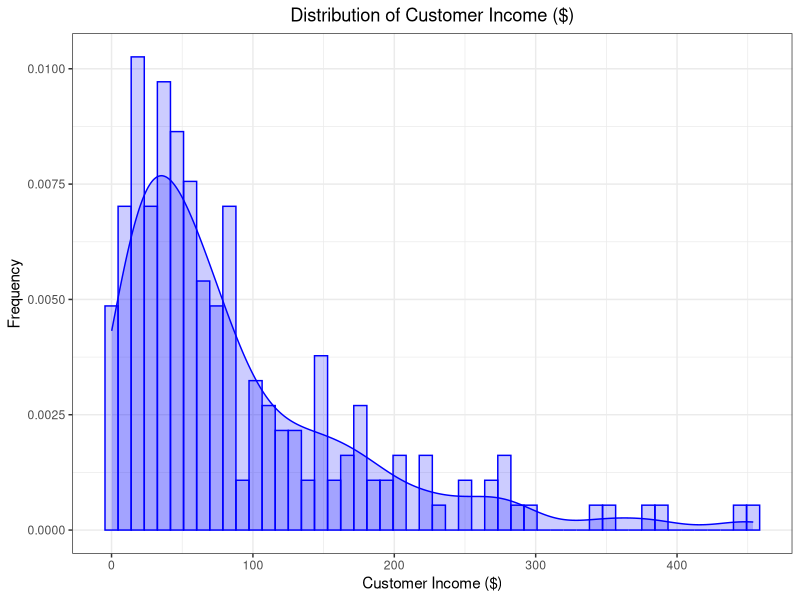
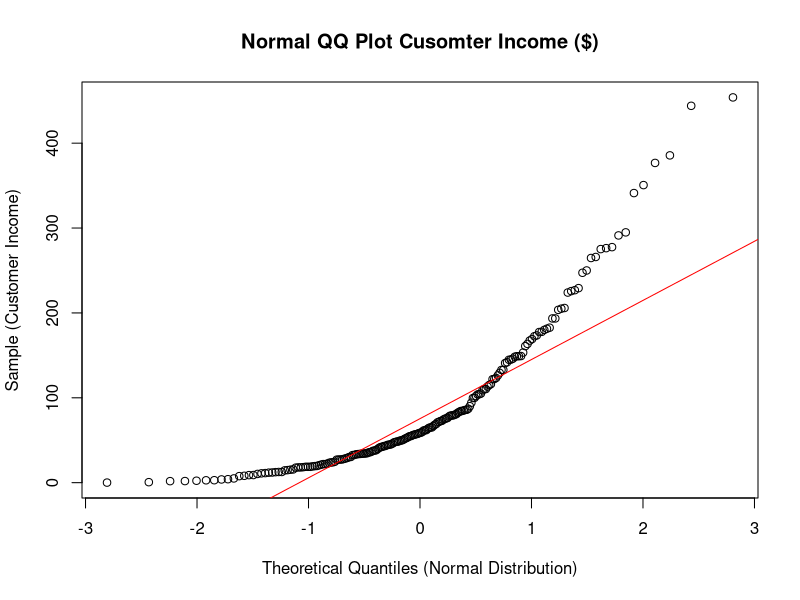
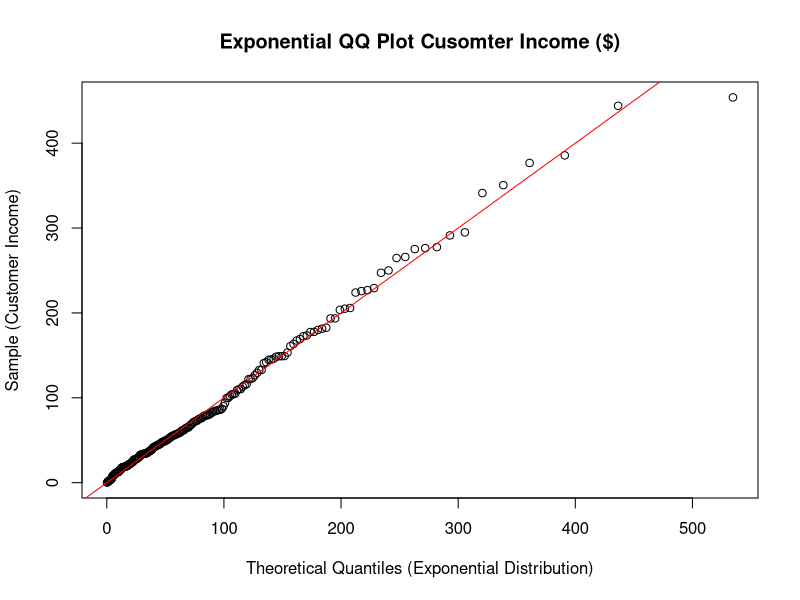
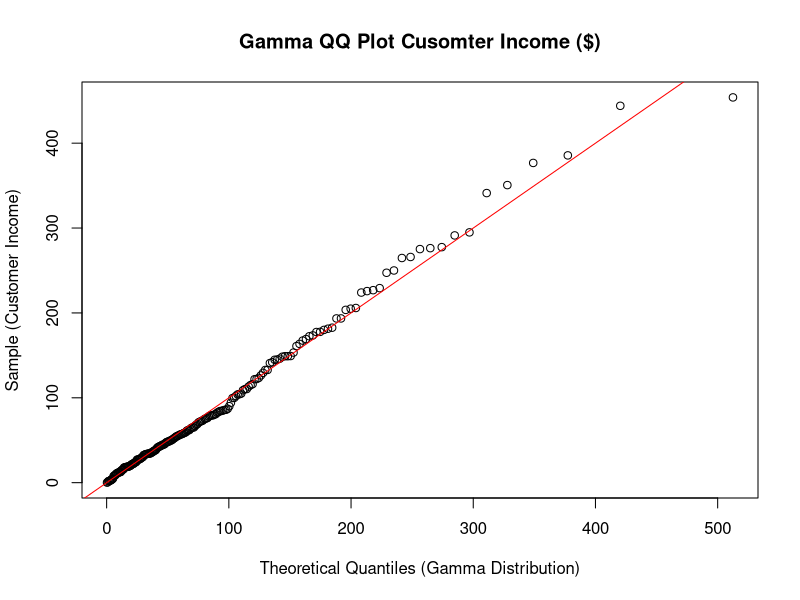
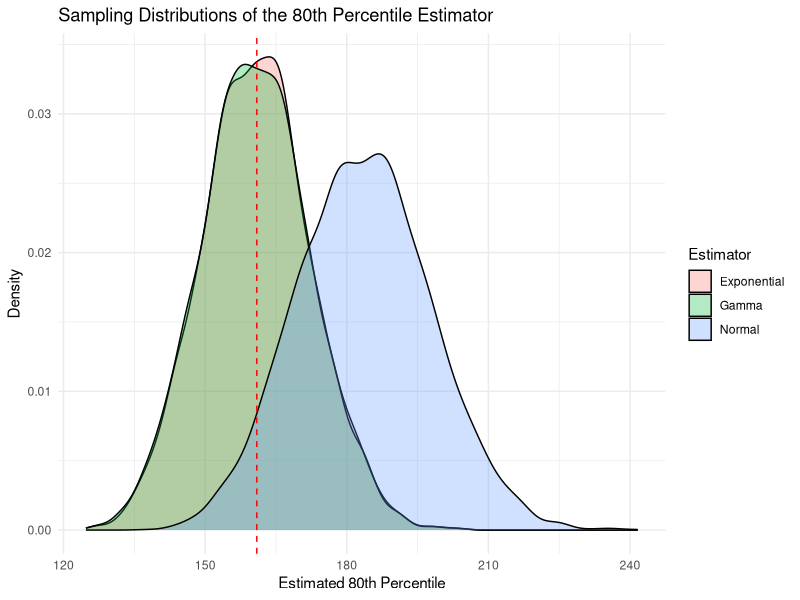

Write the R code that produced these figures, in order.
## ---- chunk 1
knitr::opts_chunk$set(echo = TRUE, eval = TRUE, warning = FALSE, message = FALSE, error = FALSE)
library(tidyverse)
library(broom)
library(gridExtra)
library(MASS)

# Creates a histogram and smoothed histogram given a vector of values.
dataplot <- function(x, bins = 50, colour = "blue") {
  ggplot(tibble(x = x), aes(x = x, y = after_stat(density))) +
    geom_histogram(bins = bins, colour = colour, fill = colour, alpha = 0.2) +
    geom_density(colour = colour, fill = colour, alpha = 0.2) +
    theme_bw()
}

set.seed(24205242)
## ---- chunk 2
bank <- read_csv("banksurvey.csv")
head(bank)
## ---- chunk 3

summary(bank$income) #Provides descriptive stats of customer income 
sd(bank$income) #Standard deviation of customer income 
## ---- chunk 4
dataplot(bank$income) + 
  xlab("Customer Income ($)") + 
  ylab("Frequency") + 
  ggtitle("Distribution of Customer Income ($)") + 
  theme(plot.title = element_text(hjust = 0.5))
## ---- chunk 5
normal_fit <- fitdistr(bank$income, "normal")
normal_fit %>% tidy()

exponential_fit <- fitdistr(bank$income, "exponential") 
exponential_fit %>% tidy()

gamma_fit <- fitdistr(bank$income, "gamma") 
gamma_fit %>% tidy()
## ---- chunk 6
qqnorm(bank$income, 
       main = "Normal QQ Plot Cusomter Income ($)",
       xlab = "Theoretical Quantiles (Normal Distribution)", 
       ylab = "Sample (Customer Income)")
qqline(bank$income, col = "red") 
## ---- chunk 7
qqplot(qexp(ppoints(length(bank$income)), rate = exponential_fit$estimate), bank$income, 
       main = "Exponential QQ Plot Cusomter Income ($)",
       xlab = "Theoretical Quantiles (Exponential Distribution)", 
       ylab = "Sample (Customer Income)")
abline(0, 1, col = "red")
## ---- chunk 8
qqplot(qgamma(ppoints(length(bank$income)), shape = gamma_fit$estimate["shape"], rate = gamma_fit$estimate["rate"]), bank$income, 
       main = "Gamma QQ Plot Cusomter Income ($)",
       xlab = "Theoretical Quantiles (Gamma Distribution)", 
       ylab = "Sample (Customer Income)") 

abline(0, 1, col = "red")
## ---- chunk 9
normal_80th_percentile <- qnorm(0.8, mean = normal_fit$estimate[1], sd =normal_fit$estimate[2])
exponential_80th_percentile <- qexp(0.8, rate = exponential_fit$estimate)
gamma_80th_percentile <- qgamma(0.8, shape = gamma_fit$estimate[1], rate = gamma_fit$estimate[2])
sample_80th_percentile <- quantile(bank$income, probs = 0.8, type = 7)

tibble(normal_80th_percentile, exponential_80th_percentile, gamma_80th_percentile, sample_80th_percentile)
## ---- chunk 10
B <- 5000
norm_quant <- matrix(nrow = B, ncol = 1)

for (b in 1:B) {
  temp <- sample(bank$income, replace = TRUE)
  fit <- fitdistr(temp, "normal")
  
  norm_quant[b,] <- qnorm(0.8, fit$estimate[1], fit$estimate[2])
}

normal_80th_percentiles <- quantile(norm_quant, c(0.025, 0.975))

normal_80th_percentiles
## ---- chunk 11
B <- 5000
exp_quant <- matrix(nrow = B, ncol = 1)

for (b in 1:B) {
  temp <- sample(bank$income, replace = TRUE)
  fit <- fitdistr(temp, "exponential")
  
  exp_quant[b,] <- qexp(0.8, fit$estimate)
}

exponential_80th_percentiles <- quantile(exp_quant, c(0.025, 0.975))
exponential_80th_percentiles
## ---- chunk 12
B <- 5000
gamma_quant <- matrix(nrow = B, ncol = 1)

for (b in 1:B) {
  temp <- sample(bank$income, replace = TRUE)
  fit <- fitdistr(temp, "gamma")
  
  gamma_quant[b,] <- qgamma(0.8, fit$estimate[1], fit$estimate[2])
}

gamma_80th_percentiles <- quantile(gamma_quant, c(0.025, 0.975))
gamma_80th_percentiles
## ---- chunk 13
B <- 5000
quant <- matrix(nrow = B, ncol = 1)

for (b in 1:B) {
  temp <- sample(bank$income, replace = TRUE)
  quant[b,] <- quantile(temp, probs = 0.8, type = 7)
}

sample_80th_percentiles <- quantile(quant, c(0.025, 0.975))
## ---- chunk 14
tibble(normal_80th_percentiles, exponential_80th_percentiles, gamma_80th_percentiles, sample_80th_percentiles)
## ---- chunk 15
set.seed(1000)
n <- 200
B <- 5000

samples <- replicate(B, rexp(n, rate = 1/100))

for (i in 5000) {
  sample <- rexp(200, 1/100)
  
}

normal_estimates <- apply(samples, 2, function(x) qnorm(0.8, mean(x), sd(x)))
exp_estimates <- apply(samples, 2, function(x) qexp(0.8, rate = 1/mean(x)))
gamma_estimates <- apply(samples, 2, function(x) {
  fit <- fitdistr(x, "gamma")
  qgamma(0.8, shape = fit$estimate["shape"], rate = fit$estimate["rate"])
})

true_80th_percentile <- qexp(0.8, 1/100)
true_80th_percentile
blob <- tibble(normal_estimates, exp_estimates, gamma_estimates) 
## ---- chunk 16
data.frame(
  Normal = normal_estimates,
  Exponential = exp_estimates,
  Gamma = gamma_estimates
) %>%
  gather(key = "Estimator", value = "Estimate") %>%
  ggplot(aes(x = Estimate, fill = Estimator)) +
  geom_density(alpha = 0.3) +
  geom_vline(xintercept = true_80th_percentile, color = "red", linetype = "dashed") +
  labs(title = "Sampling Distributions of the 80th Percentile Estimator",
       x = "Estimated 80th Percentile", y = "Density") +
  theme_minimal()
## ---- chunk 17
bias_normal <- mean(normal_estimates) - true_80th_percentile
bias_normal

bias_exp <- mean(exp_estimates) - true_80th_percentile
bias_exp

bias_gamma <- mean(gamma_estimates) - true_80th_percentile
bias_gamma
## ---- chunk 18
